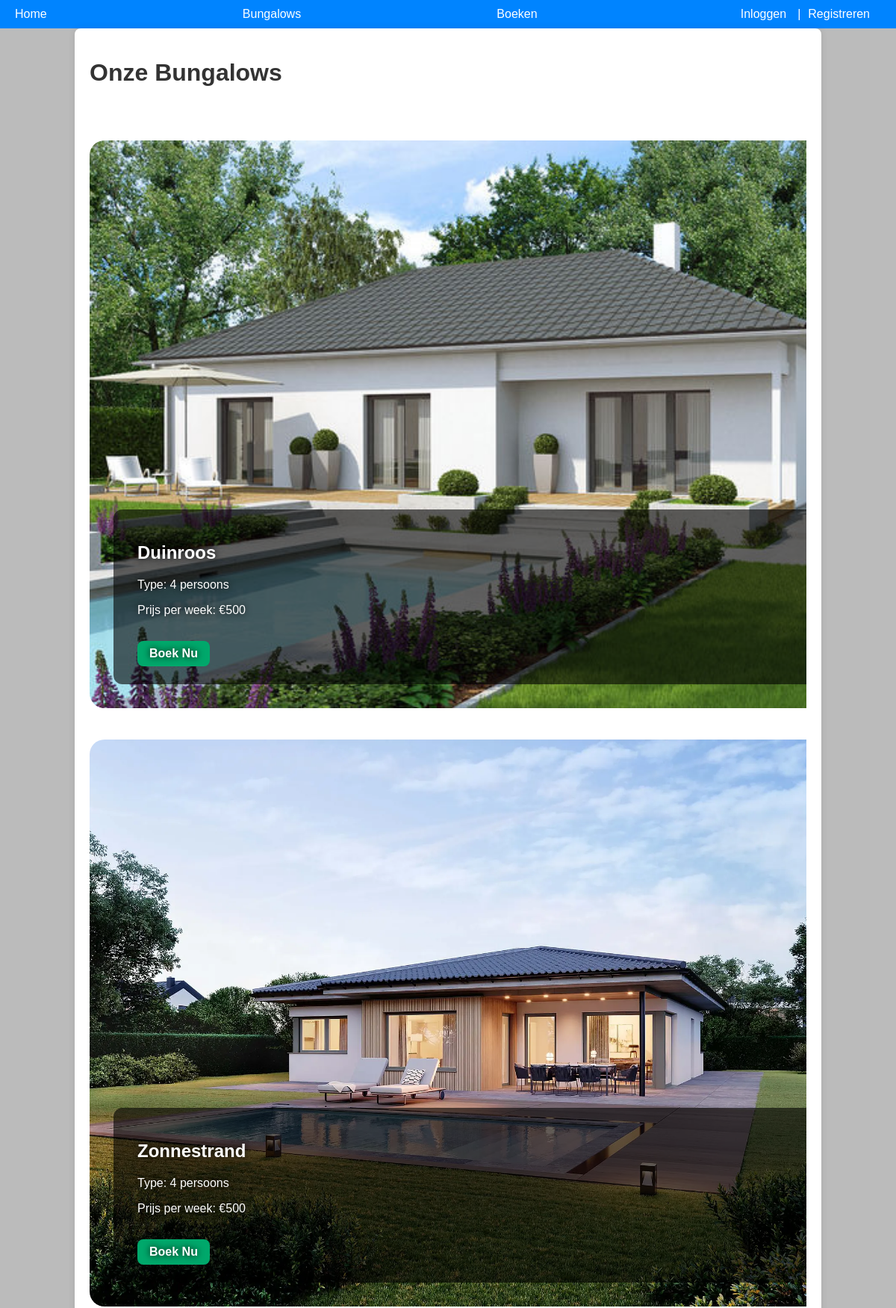
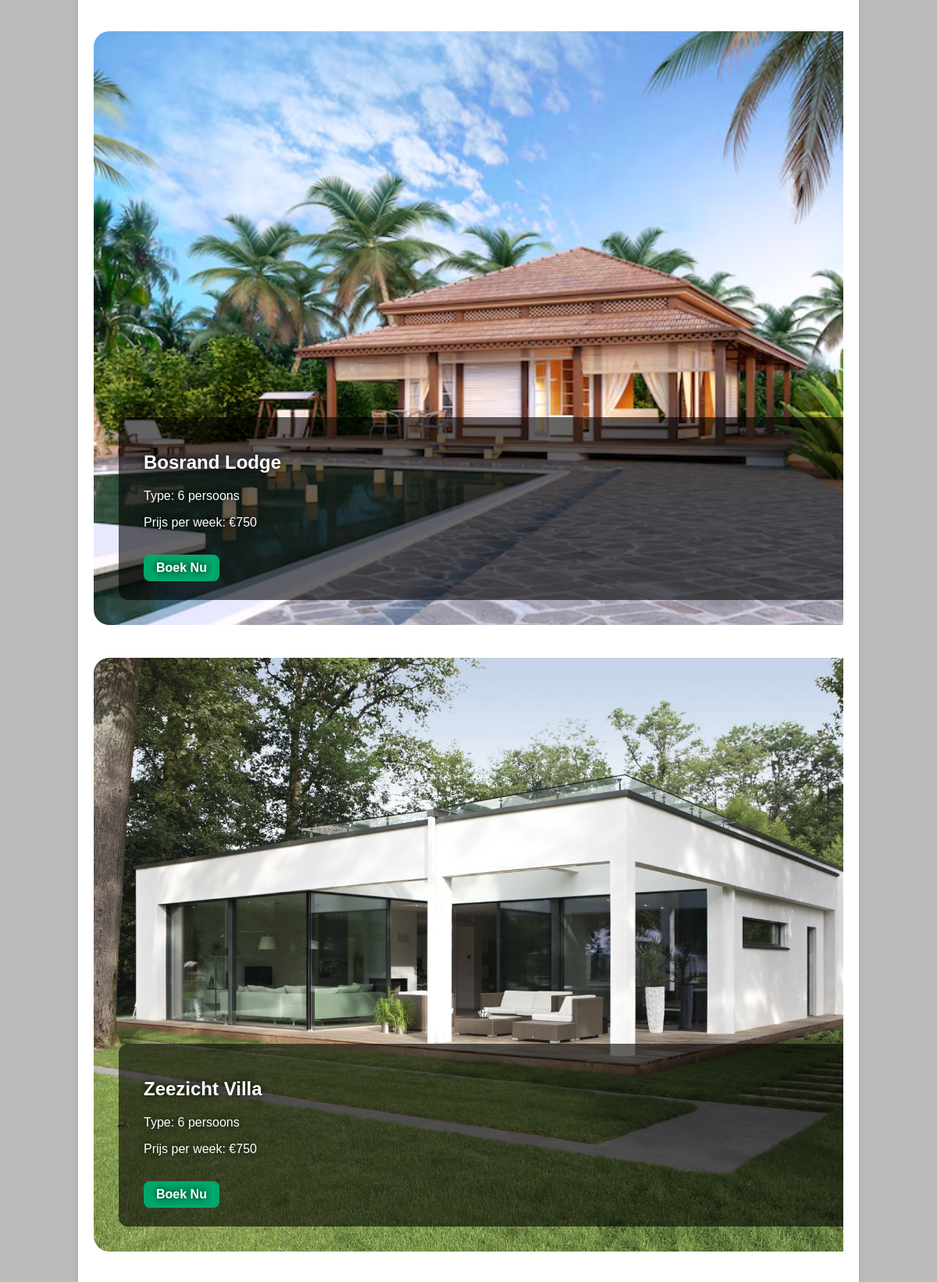
The page /bungalows (upper part) on the database its author committed (2 pictures, top to bottom).
### models/models.py (models this page shows)
class Bungalow(db.Model):
    id = db.Column(db.Integer, primary_key=True)
    name = db.Column(db.String(100), unique=True, nullable=False)
    type_id = db.Column(db.Integer, db.ForeignKey('bungalow_type.id'), nullable=False)
    bungalow_type = db.relationship('BungalowType', backref='bungalows')

class BungalowType(db.Model):
    id = db.Column(db.Integer, primary_key=True)
    size = db.Column(db.Integer, nullable=False)  # 4, 6, or 8 persons
    price_per_week = db.Column(db.Integer, nullable=False)

### app.py (the view)
@app.route('/bungalows')
def bungalows():
    bungalows = Bungalow.query.all()  # Get all bungalows from the database
    return render_template('bungalows.html', bungalows=bungalows)  # Pass them to the template

### templates/bungalows.html (shortened to what this page needs)
{% extends 'base.html' %}
{% block content %}
<h1>Onze Bungalows</h1>
<div class="carousel-container">
    <div class="carousel-track">
        {% set image_files = ['bungalow1.jpg', 'bungalow2.jpg', 'bungalow3.jpg', 'bungalow4.jpg', 'bungalow5.jpg', 'bungalow6.jpg', 'bungalow7.jpg', 'bungalow8.jpg'] %}
        {% for bungalow in bungalows %}
            {% set image = image_files[loop.index0] %}
            <div class="bungalow-slide" style="background-image: url('{{ url_for('static', filename='images/' ~ image) }}')">
                <div class="bungalow-info">
                    <h2>{{ bungalow.name }}</h2>
                    <p>Type: {{ bungalow.bungalow_type.size }} persoons</p>
                    <p>Prijs per week: €{{ bungalow.bungalow_type.price_per_week }}</p>
                    <a href="{{ url_for('booking', bungalow_id=bungalow.id) }}" class="btn">Boek Nu</a>
                </div>
            </div>
        {% endfor %}
    </div>
</div>
{% endblock %}

### static/css/style.css (style rules this page uses)
body { font-family: Arial, sans-serif; margin: 0; padding: 0; background-color: #bbbbbb; color: #333; }
.carousel-container { position: fixed; top: 0; left: 0; width: 100%; height: 100vh; z-index: 1000; overflow-y: scroll; display: flex; justify-content: center; scroll-snap-type: y mandatory; -webkit-overflow-scrolling: touch; padding-top: 50px; }
.carousel-track { display: flex; flex-direction: column; gap: 10px; scroll-snap-type: y mandatory; }
.bungalow-slide { position: relative; width: 100%; height: 100vh; background-size: cover; background-position: center center; background-repeat: no-repeat; scroll-snap-align: start; border-radius: 20px; overflow: hidden; transition: transform 0.3s ease-in-out; z-index: 1; }
.bungalow-info { position: absolute; bottom: 2rem; left: 2rem; color: white; background-color: rgba(0, 0, 0, 0.6); padding: 15px; border-radius: 5px; z-index: 5; }

### templates/bungalows.html (style rules this page uses)
.carousel-container { width: 80w; height: 600vh; overflow-y: hidden; overflow-x: hidden; position: relative; padding-bottom: 3rem; z-index: 0; }
.carousel-track { display: flex; flex-direction: column; width: 100%; position: relative; z-index: 1; }
.bungalow-slide { width: 100%; height: 100vh; background-size: cover; background-position: center; position: relative; color: white; padding: 3rem; text-shadow: 0 0 10px black; transition: transform 0.3s ease-in-out; border-radius: 20px; overflow: hidden; margin-bottom: 2rem; z-index: 1; }
.bungalow-info { position: absolute; bottom: 2rem; left: 2rem; background: rgba(0, 0, 0, 0.6); padding: 1.5rem 2rem; border-radius: 12px; width: calc(100% - 4rem); z-index: 5; }
.bungalow-info .btn { display: inline-block; margin-top: 1rem; background: #00a86b; color: white; padding: 0.5rem 1rem; border-radius: 8px; text-decoration: none; font-weight: bold; }

### rows shown on the page
Bungalow: shows a picture, name "Duinroos", bungalow_type.size "4", bungalow_type.price_per_week "500"
Bungalow: shows a picture, name "Zonnestrand", bungalow_type.size "4", bungalow_type.price_per_week "500"
Bungalow: shows a picture, name "Bosrand Lodge", bungalow_type.size "6", bungalow_type.price_per_week "750"
Bungalow: shows a picture, name "Zeezicht Villa", bungalow_type.size "6", bungalow_type.price_per_week "750"
